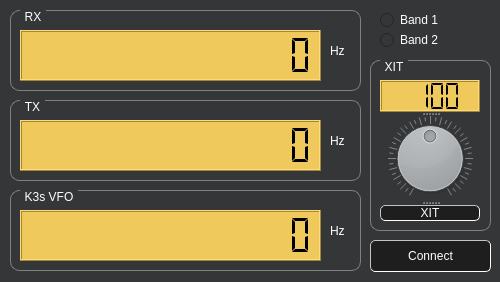
<?xml version="1.0" encoding="UTF-8"?>
<ui version="4.0">
 <class>Form</class>
 <widget class="QWidget" name="Form">
  <property name="geometry">
   <rect>
    <x>0</x>
    <y>0</y>
    <width>500</width>
    <height>282</height>
   </rect>
  </property>
  <property name="windowTitle">
   <string>QO-100 VFO Converter</string>
  </property>
  <property name="styleSheet">
   <string notr="true">QGroupBox {
    border: 1px solid gray;
    border-radius: 9px;
    margin-top: 0.5em;
	color: rgb(255, 255, 255);
}

QGroupBox::title {
    subcontrol-origin: margin;
    left: 10px;
    padding: 0px 3px 0px 3px;
}

QWidget {
 background-color: rgb(53, 54, 55);
}

QLCDNumber{
background-color: rgb(240, 201, 93);
}

QLabel{
color: rgb(255, 255, 255);
}

QComboBox{
background-color: rgb(240, 201, 93);
}

QRadioButton{
color: rgb(255, 255, 255);
}</string>
  </property>
  <widget class="QGroupBox" name="groupBox">
   <property name="geometry">
    <rect>
     <x>10</x>
     <y>10</y>
     <width>351</width>
     <height>81</height>
    </rect>
   </property>
   <property name="styleSheet">
    <string notr="true"/>
   </property>
   <property name="title">
    <string>RX</string>
   </property>
   <widget class="QLCDNumber" name="downlink">
    <property name="geometry">
     <rect>
      <x>10</x>
      <y>20</y>
      <width>301</width>
      <height>51</height>
     </rect>
    </property>
    <property name="frameShadow">
     <enum>QFrame::Raised</enum>
    </property>
    <property name="lineWidth">
     <number>1</number>
    </property>
    <property name="smallDecimalPoint">
     <bool>false</bool>
    </property>
    <property name="digitCount">
     <number>14</number>
    </property>
    <property name="segmentStyle">
     <enum>QLCDNumber::Flat</enum>
    </property>
   </widget>
   <widget class="QLabel" name="downlinkLabel">
    <property name="geometry">
     <rect>
      <x>320</x>
      <y>30</y>
      <width>21</width>
      <height>21</height>
     </rect>
    </property>
    <property name="text">
     <string>Hz</string>
    </property>
   </widget>
  </widget>
  <widget class="QGroupBox" name="groupBox_2">
   <property name="geometry">
    <rect>
     <x>10</x>
     <y>100</y>
     <width>351</width>
     <height>81</height>
    </rect>
   </property>
   <property name="styleSheet">
    <string notr="true"/>
   </property>
   <property name="title">
    <string>TX</string>
   </property>
   <widget class="QLCDNumber" name="uplink">
    <property name="geometry">
     <rect>
      <x>10</x>
      <y>20</y>
      <width>301</width>
      <height>51</height>
     </rect>
    </property>
    <property name="frameShadow">
     <enum>QFrame::Raised</enum>
    </property>
    <property name="lineWidth">
     <number>1</number>
    </property>
    <property name="smallDecimalPoint">
     <bool>false</bool>
    </property>
    <property name="digitCount">
     <number>14</number>
    </property>
    <property name="segmentStyle">
     <enum>QLCDNumber::Flat</enum>
    </property>
   </widget>
   <widget class="QLabel" name="uplinkLabel">
    <property name="geometry">
     <rect>
      <x>320</x>
      <y>30</y>
      <width>21</width>
      <height>21</height>
     </rect>
    </property>
    <property name="text">
     <string>Hz</string>
    </property>
   </widget>
  </widget>
  <widget class="QGroupBox" name="groupBox_3">
   <property name="geometry">
    <rect>
     <x>10</x>
     <y>190</y>
     <width>351</width>
     <height>81</height>
    </rect>
   </property>
   <property name="styleSheet">
    <string notr="true"/>
   </property>
   <property name="title">
    <string>K3s VFO</string>
   </property>
   <widget class="QLCDNumber" name="vfo">
    <property name="geometry">
     <rect>
      <x>10</x>
      <y>20</y>
      <width>301</width>
      <height>51</height>
     </rect>
    </property>
    <property name="frameShadow">
     <enum>QFrame::Raised</enum>
    </property>
    <property name="lineWidth">
     <number>1</number>
    </property>
    <property name="smallDecimalPoint">
     <bool>false</bool>
    </property>
    <property name="digitCount">
     <number>14</number>
    </property>
    <property name="segmentStyle">
     <enum>QLCDNumber::Flat</enum>
    </property>
   </widget>
   <widget class="QLabel" name="vfoLabel">
    <property name="geometry">
     <rect>
      <x>320</x>
      <y>30</y>
      <width>21</width>
      <height>21</height>
     </rect>
    </property>
    <property name="text">
     <string>Hz</string>
    </property>
   </widget>
  </widget>
  <widget class="QPushButton" name="connectButton">
   <property name="geometry">
    <rect>
     <x>370</x>
     <y>240</y>
     <width>121</width>
     <height>32</height>
    </rect>
   </property>
   <property name="styleSheet">
    <string notr="true">QPushButton{
	background-color: rgb(30, 30, 31);
	color: rgb(255, 255, 255);
	border-style: inset;
	border-radius: 5px;
	border-color: rgb(195, 195, 195);
	border-width: 1px;
}

QPushButton::pressed {
	background-color: rgb(144, 145, 146);
}</string>
   </property>
   <property name="text">
    <string>Connect</string>
   </property>
  </widget>
  <widget class="QGroupBox" name="groupBox_4">
   <property name="geometry">
    <rect>
     <x>370</x>
     <y>60</y>
     <width>121</width>
     <height>171</height>
    </rect>
   </property>
   <property name="title">
    <string>XIT</string>
   </property>
   <widget class="QSplitter" name="splitter">
    <property name="geometry">
     <rect>
      <x>10</x>
      <y>20</y>
      <width>100</width>
      <height>141</height>
     </rect>
    </property>
    <property name="orientation">
     <enum>Qt::Vertical</enum>
    </property>
    <widget class="QLCDNumber" name="xit_lcd">
     <property name="minimumSize">
      <size>
       <width>100</width>
       <height>32</height>
      </size>
     </property>
     <property name="digitCount">
      <number>4</number>
     </property>
     <property name="segmentStyle">
      <enum>QLCDNumber::Flat</enum>
     </property>
     <property name="intValue" stdset="0">
      <number>100</number>
     </property>
    </widget>
    <widget class="QDial" name="xit_offset">
     <property name="minimum">
      <number>-100</number>
     </property>
     <property name="maximum">
      <number>100</number>
     </property>
     <property name="orientation">
      <enum>Qt::Horizontal</enum>
     </property>
     <property name="invertedAppearance">
      <bool>false</bool>
     </property>
     <property name="invertedControls">
      <bool>true</bool>
     </property>
     <property name="wrapping">
      <bool>false</bool>
     </property>
     <property name="notchTarget">
      <double>5.000000000000000</double>
     </property>
     <property name="notchesVisible">
      <bool>true</bool>
     </property>
    </widget>
    <widget class="QPushButton" name="xit">
     <property name="styleSheet">
      <string notr="true">QPushButton{
	background-color: rgb(30, 30, 31);
	color: rgb(255, 255, 255);
	border-style: inset;
	border-radius: 5px;
	border-color: rgb(195, 195, 195);
	border-width: 1px;
}

QPushButton::pressed {
	background-color: rgb(144, 145, 146);
}</string>
     </property>
     <property name="text">
      <string>XIT</string>
     </property>
     <property name="checkable">
      <bool>true</bool>
     </property>
    </widget>
   </widget>
  </widget>
  <widget class="QRadioButton" name="band1">
   <property name="geometry">
    <rect>
     <x>380</x>
     <y>10</y>
     <width>100</width>
     <height>20</height>
    </rect>
   </property>
   <property name="text">
    <string>Band 1</string>
   </property>
   <attribute name="buttonGroup">
    <string notr="true">bandButtonGroup</string>
   </attribute>
  </widget>
  <widget class="QRadioButton" name="band2">
   <property name="geometry">
    <rect>
     <x>380</x>
     <y>30</y>
     <width>100</width>
     <height>20</height>
    </rect>
   </property>
   <property name="text">
    <string>Band 2</string>
   </property>
   <attribute name="buttonGroup">
    <string notr="true">bandButtonGroup</string>
   </attribute>
  </widget>
 </widget>
 <resources/>
 <connections/>
 <buttongroups>
  <buttongroup name="bandButtonGroup"/>
 </buttongroups>
</ui>
